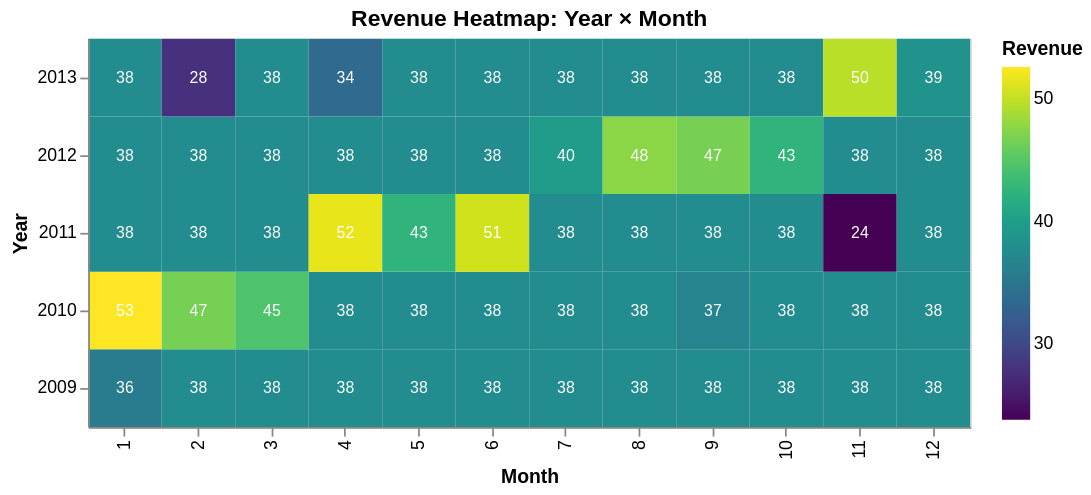

This figure's notebook cell:
### Markdown cell above
### Heatmap with values: Revenue by Year × Month

### Code cell
df_heatmap = invoice_heatmap.DataFrame()

heatmap = alt.Chart(df_heatmap).mark_rect().encode(
    x=alt.X('month:O', title='Month'),
    y=alt.Y('year:O', title='Year', sort='descending'),
    color=alt.Color('revenue:Q', scale=alt.Scale(scheme='viridis'), legend=alt.Legend(title='Revenue')),
    tooltip=['year', 'month', 'invoice_count', 'revenue']
)

text = alt.Chart(df_heatmap).mark_text(fontSize=9, color='white').encode(
    x='month:O',
    y=alt.Y('year:O', sort='descending'),
    text=alt.Text('revenue:Q', format='.0f')
)

(heatmap + text).properties(title='Revenue Heatmap: Year × Month', width=500, height=220)

### Figure 1 — Vega-Lite specification as saved in the notebook (floating-point values rounded to 4 significant figures)
{"config": {"view": {"continuousWidth": 300, "continuousHeight": 300}}, "layer": [{"mark": {"type": "rect"}, "encoding": {"color": {"field": "revenue", "legend": {"title": "Revenue"}, "scale": {"scheme": "viridis"}, "type": "quantitative"}, "tooltip": [{"field": "year", "type": "quantitative"}, {"field": "month", "type": "quantitative"}, {"field": "invoice_count", "type": "quantitative"}, {"field": "revenue", "type": "quantitative"}], "x": {"field": "month", "title": "Month", "type": "ordinal"}, "y": {"field": "year", "sort": "descending", "title": "Year", "type": "ordinal"}}}, {"mark": {"type": "text", "color": "white", "fontSize": 9}, "encoding": {"text": {"field": "revenue", "format": ".0f", "type": "quantitative"}, "x": {"field": "month", "type": "ordinal"}, "y": {"field": "year", "sort": "descending", "type": "ordinal"}}}], "data": {"name": "data-e5148eef9f376215939707622fddc6ed"}, "height": 220, "title": "Revenue Heatmap: Year × Month", "width": 500, "$schema": "https://vega.github.io/schema/vega-lite/v6.1.0.json", "datasets": {"data-e5148eef9f376215939707622fddc6ed": [{"year": 2009, "month": 1, "invoice_count": 6, "revenue": 35.64}, {"year": 2009, "month": 2, "invoice_count": 7, "revenue": 37.62}, {"year": 2009, "month": 3, "invoice_count": 7, "revenue": 37.62}, {"year": 2009, "month": 4, "invoice_count": 7, "revenue": 37.62}, {"year": 2009, "month": 5, "invoice_count": 7, "revenue": 37.62}, {"year": 2009, "month": 6, "invoice_count": 7, "revenue": 37.62}, {"year": 2009, "month": 7, "invoice_count": 7, "revenue": 37.62}, {"year": 2009, "month": 8, "invoice_count": 7, "revenue": 37.62}, {"year": 2009, "month": 9, "invoice_count": 7, "revenue": 37.62}, {"year": 2009, "month": 10, "invoice_count": 7, "revenue": 37.62}, {"year": 2009, "month": 11, "invoice_count": 7, "revenue": 37.62}, {"year": 2009, "month": 12, "invoice_count": 7, "revenue": 37.62}, {"year": 2010, "month": 1, "invoice_count": 7, "revenue": 52.62}, {"year": 2010, "month": 2, "invoice_count": 7, "revenue": 46.62}, {"year": 2010, "month": 3, "invoice_count": 7, "revenue": 44.62}, {"year": 2010, "month": 4, "invoice_count": 7, "revenue": 37.62}, {"year": 2010, "month": 5, "invoice_count": 7, "revenue": 37.62}, {"year": 2010, "month": 6, "invoice_count": 7, "revenue": 37.62}, {"year": 2010, "month": 7, "invoice_count": 7, "revenue": 37.62}, {"year": 2010, "month": 8, "invoice_count": 7, "revenue": 37.62}, {"year": 2010, "month": 9, "invoice_count": 6, "revenue": 36.63}, {"year": 2010, "month": 10, "invoice_count": 7, "revenue": 37.62}, {"year": 2010, "month": 11, "invoice_count": 7, "revenue": 37.62}, {"year": 2010, "month": 12, "invoice_count": 7, "revenue": 37.62}, {"year": 2011, "month": 1, "invoice_count": 7, "revenue": 37.62}, {"year": 2011, "month": 2, "invoice_count": 7, "revenue": 37.62}, {"year": 2011, "month": 3, "invoice_count": 7, "revenue": 37.62}, {"year": 2011, "month": 4, "invoice_count": 7, "revenue": 51.62}, {"year": 2011, "month": 5, "invoice_count": 7, "revenue": 42.62}, {"year": 2011, "month": 6, "invoice_count": 7, "revenue": 50.62}, {"year": 2011, "month": 7, "invoice_count": 7, "revenue": 37.62}, {"year": 2011, "month": 8, "invoice_count": 7, "revenue": 37.62}, {"year": 2011, "month": 9, "invoice_count": 7, "revenue": 37.62}, {"year": 2011, "month": 10, "invoice_count": 7, "revenue": 37.62}, {"year": 2011, "month": 11, "invoice_count": 6, "revenue": 23.76}, {"year": 2011, "month": 12, "invoice_count": 7, "revenue": 37.62}, {"year": 2012, "month": 1, "invoice_count": 7, "revenue": 37.62}, {"year": 2012, "month": 2, "invoice_count": 7, "revenue": 37.62}, {"year": 2012, "month": 3, "invoice_count": 7, "revenue": 37.62}, {"year": 2012, "month": 4, "invoice_count": 7, "revenue": 37.62}, {"year": 2012, "month": 5, "invoice_count": 7, "revenue": 37.62}, {"year": 2012, "month": 6, "invoice_count": 7, "revenue": 37.62}, {"year": 2012, "month": 7, "invoice_count": 7, "revenue": 39.62}, {"year": 2012, "month": 8, "invoice_count": 7, "revenue": 47.62}, {"year": 2012, "month": 9, "invoice_count": 6, "revenue": 46.71}, {"year": 2012, "month": 10, "invoice_count": 7, "revenue": 42.62}, {"year": 2012, "month": 11, "invoice_count": 7, "revenue": 37.62}, {"year": 2012, "month": 12, "invoice_count": 7, "revenue": 37.62}, {"year": 2013, "month": 1, "invoice_count": 7, "revenue": 37.62}, {"year": 2013, "month": 2, "invoice_count": 5, "revenue": 27.72}, {"year": 2013, "month": 3, "invoice_count": 7, "revenue": 37.62}, {"year": 2013, "month": 4, "invoice_count": 5, "revenue": 33.66}, {"year": 2013, "month": 5, "invoice_count": 7, "revenue": 37.62}, {"year": 2013, "month": 6, "invoice_count": 7, "revenue": 37.62}, {"year": 2013, "month": 7, "invoice_count": 7, "revenue": 37.62}, {"year": 2013, "month": 8, "invoice_count": 7, "revenue": 37.62}, {"year": 2013, "month": 9, "invoice_count": 7, "revenue": 37.62}, {"year": 2013, "month": 10, "invoice_count": 7, "revenue": 37.62}, {"year": 2013, "month": 11, "invoice_count": 7, "revenue": 49.62}, {"year": 2013, "month": 12, "invoice_count": 7, "revenue": 38.62}]}}
